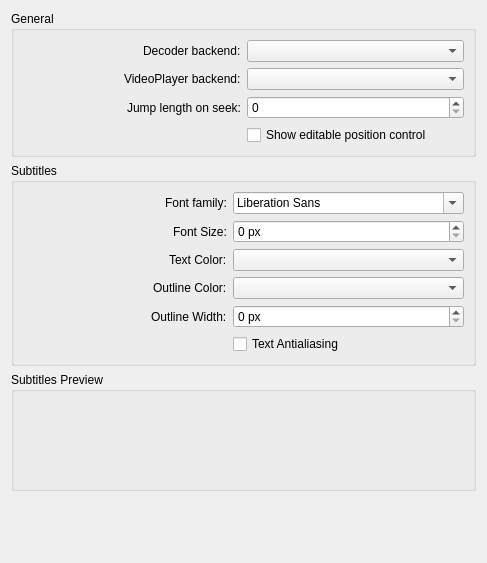
<?xml version="1.0" encoding="UTF-8"?>
<ui version="4.0">
 <class>PlayerConfigWidget</class>
 <widget class="QWidget" name="PlayerConfigWidget">
  <property name="geometry">
   <rect>
    <x>0</x>
    <y>0</y>
    <width>487</width>
    <height>563</height>
   </rect>
  </property>
  <layout class="QVBoxLayout" name="verticalLayout">
   <item>
    <widget class="QGroupBox" name="m_grpGeneral">
     <property name="title">
      <string>General</string>
     </property>
     <layout class="QGridLayout" name="gridLayout" columnstretch="1,1">
      <item row="2" column="0" alignment="Qt::AlignRight">
       <widget class="QLabel" name="label_4">
        <property name="text">
         <string>Jump length on seek:</string>
        </property>
       </widget>
      </item>
      <item row="2" column="1">
       <widget class="QSpinBox" name="kcfg_SeekJumpLength"/>
      </item>
      <item row="0" column="1">
       <widget class="QComboBox" name="kcfg_DecoderBackend"/>
      </item>
      <item row="1" column="1">
       <widget class="QComboBox" name="kcfg_PlayerBackend"/>
      </item>
      <item row="0" column="0" alignment="Qt::AlignRight">
       <widget class="QLabel" name="label">
        <property name="text">
         <string>Decoder backend:</string>
        </property>
       </widget>
      </item>
      <item row="1" column="0" alignment="Qt::AlignRight">
       <widget class="QLabel" name="label_3">
        <property name="text">
         <string>VideoPlayer backend:</string>
        </property>
       </widget>
      </item>
      <item row="3" column="1">
       <widget class="QCheckBox" name="kcfg_ShowPositionTimeEdit">
        <property name="text">
         <string>Show editable position control</string>
        </property>
       </widget>
      </item>
     </layout>
    </widget>
   </item>
   <item>
    <widget class="QGroupBox" name="m_grpSubtitles">
     <property name="title">
      <string>Subtitles</string>
     </property>
     <layout class="QGridLayout" name="gridLayout_2" columnstretch="1,1">
      <item row="3" column="0" alignment="Qt::AlignRight">
       <widget class="QLabel" name="label_7">
        <property name="text">
         <string>Outline Color:</string>
        </property>
       </widget>
      </item>
      <item row="2" column="1">
       <widget class="KColorCombo" name="kcfg_FontColor"/>
      </item>
      <item row="0" column="1">
       <widget class="QFontComboBox" name="kcfg_FontFamily"/>
      </item>
      <item row="3" column="1">
       <widget class="KColorCombo" name="kcfg_OutlineColor"/>
      </item>
      <item row="4" column="0" alignment="Qt::AlignRight">
       <widget class="QLabel" name="label_8">
        <property name="text">
         <string>Outline Width:</string>
        </property>
       </widget>
      </item>
      <item row="2" column="0" alignment="Qt::AlignRight">
       <widget class="QLabel" name="label_6">
        <property name="text">
         <string>Text Color:</string>
        </property>
       </widget>
      </item>
      <item row="0" column="0" alignment="Qt::AlignRight">
       <widget class="QLabel" name="label_2">
        <property name="text">
         <string>Font family:</string>
        </property>
       </widget>
      </item>
      <item row="1" column="0" alignment="Qt::AlignRight">
       <widget class="QLabel" name="label_5">
        <property name="text">
         <string>Font Size:</string>
        </property>
       </widget>
      </item>
      <item row="4" column="1">
       <widget class="QSpinBox" name="kcfg_OutlineWidth">
        <property name="suffix">
         <string notr="true"> px</string>
        </property>
        <property name="maximum">
         <number>5</number>
        </property>
       </widget>
      </item>
      <item row="1" column="1">
       <widget class="QSpinBox" name="kcfg_FontPointSize">
        <property name="suffix">
         <string notr="true"> px</string>
        </property>
       </widget>
      </item>
      <item row="5" column="1">
       <widget class="QCheckBox" name="kcfg_Antialias">
        <property name="text">
         <string>Text Antialiasing</string>
        </property>
       </widget>
      </item>
     </layout>
    </widget>
   </item>
   <item>
    <widget class="QGroupBox" name="m_grpPreview">
     <property name="title">
      <string>Subtitles Preview</string>
     </property>
     <layout class="QGridLayout" name="gridLayout_3">
      <item row="0" column="0">
       <widget class="QWidget" name="m_layeredWidget" native="true">
        <layout class="QGridLayout" name="gridLayout_4">
         <item row="0" column="0">
          <widget class="TextOverlayWidget" name="m_textOverlayWidget" native="true">
           <property name="sizePolicy">
            <sizepolicy hsizetype="Expanding" vsizetype="Expanding">
             <horstretch>0</horstretch>
             <verstretch>0</verstretch>
            </sizepolicy>
           </property>
           <property name="minimumSize">
            <size>
             <width>0</width>
             <height>60</height>
            </size>
           </property>
          </widget>
         </item>
        </layout>
       </widget>
      </item>
     </layout>
    </widget>
   </item>
   <item>
    <spacer name="verticalSpacer">
     <property name="orientation">
      <enum>Qt::Vertical</enum>
     </property>
     <property name="sizeHint" stdset="0">
      <size>
       <width>20</width>
       <height>40</height>
      </size>
     </property>
    </spacer>
   </item>
  </layout>
 </widget>
 <customwidgets>
  <customwidget>
   <class>KColorCombo</class>
   <extends>QComboBox</extends>
   <header>kcolorcombo.h</header>
  </customwidget>
  <customwidget>
   <class>TextOverlayWidget</class>
   <extends>QWidget</extends>
   <header>textoverlaywidget.h</header>
   <container>1</container>
  </customwidget>
 </customwidgets>
 <tabstops>
  <tabstop>kcfg_DecoderBackend</tabstop>
  <tabstop>kcfg_PlayerBackend</tabstop>
  <tabstop>kcfg_SeekJumpLength</tabstop>
  <tabstop>kcfg_ShowPositionTimeEdit</tabstop>
  <tabstop>kcfg_FontFamily</tabstop>
  <tabstop>kcfg_FontPointSize</tabstop>
  <tabstop>kcfg_FontColor</tabstop>
  <tabstop>kcfg_OutlineColor</tabstop>
  <tabstop>kcfg_OutlineWidth</tabstop>
  <tabstop>kcfg_Antialias</tabstop>
 </tabstops>
 <resources/>
 <connections/>
</ui>
